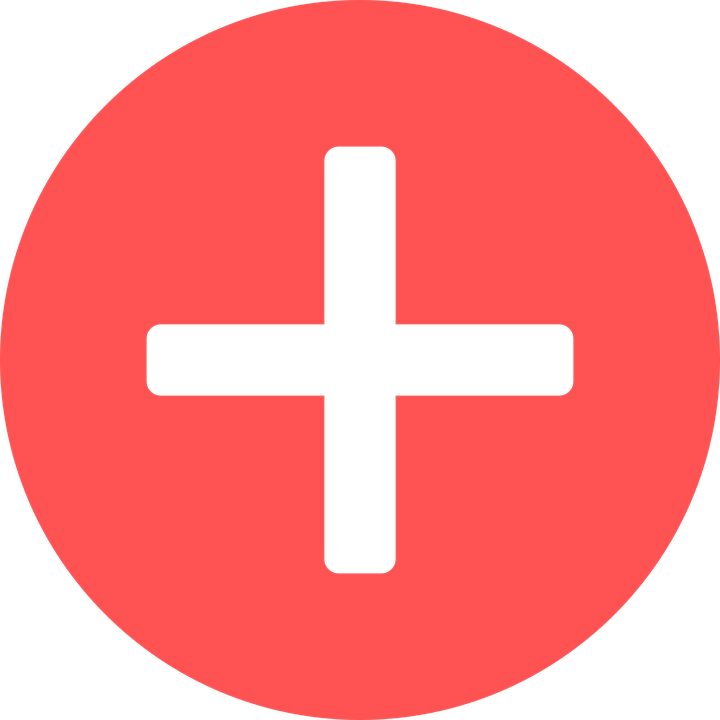
#> input picture more.png, 720 x 720 px
$ python PillowInformation.py
#> lines starting #> are read from the running program, lines starting #| are printed output that depends on the picture; after the words box and inside, x2 and y2 are one past the last pixel; in counts of white or black regions, pixels touching at a corner belong together
from __future__ import print_function
import sys
from PIL import Image
import PIL.Image
from module import *
import numpy as np

#To open a document you must do the following:
try:
    original = Image.open("more.png")#Name of the document, in a specific format, in the same path of the document.
#> original is the input picture: PIL image 720x720 RGBA; mean R, G, B, A 176, 56.6, 56.6, 173.1
except:
    print("Unable to load image")
print("The size of the Image is: ")
print(original.format, original.size, original.mode)
#| PNG (720, 720) RGBA

#The next Stuff cast the image into an data array, but it doesn´t work like we want, i mean it
#doesn´t make the matrix work in binary.
pix = numpy.array(original)
img = Image.open('more.png').convert('L')
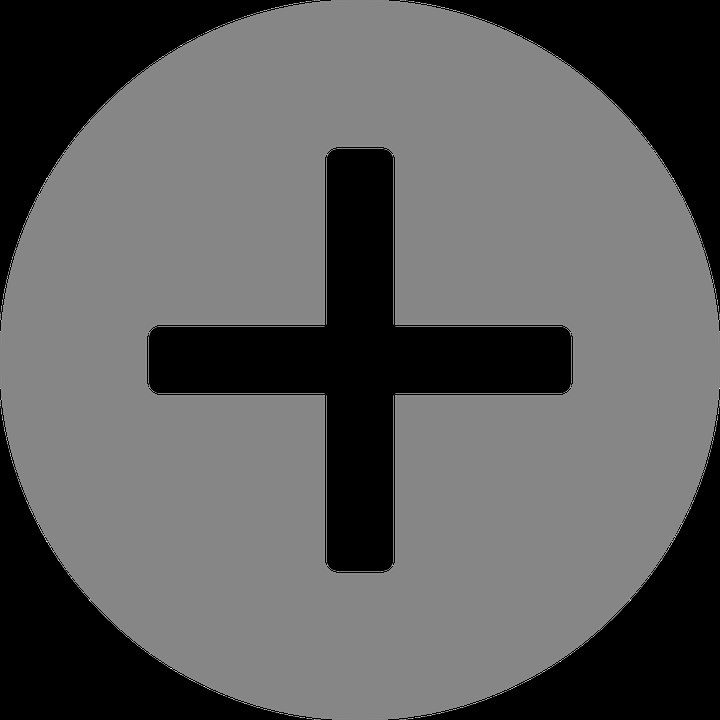
#> img: PIL image 720x720 L; min 0, max 255, mean 92.5
np_img = np.array(img)
np_img = ~np_img  # invert B&W
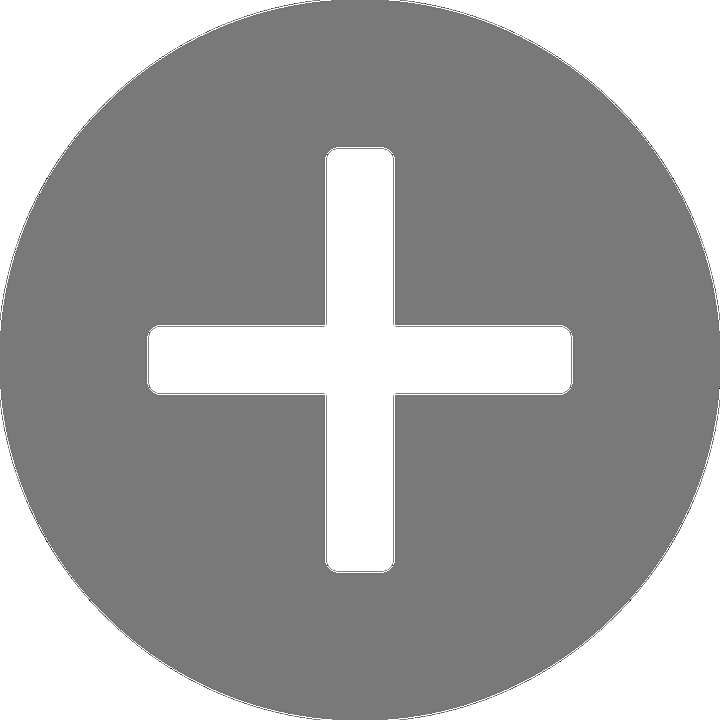
#> np_img: shape (720, 720); min 0, max 255, mean 162.5
np_img[np_img > 0] = 1
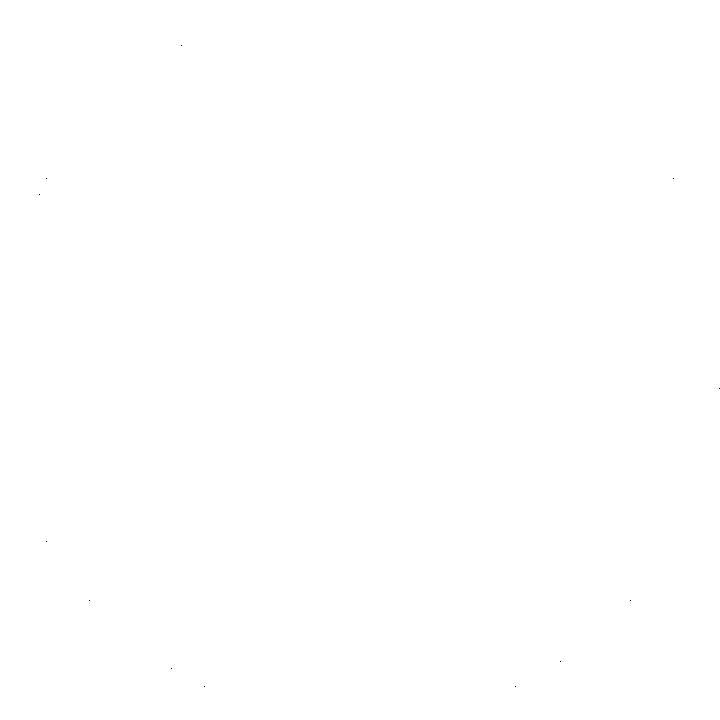
#> np_img: shape (720, 720); values 0 (black) and 1 (white), 100% white; black in thin lines or dots, all inside (x1, y1, x2, y2) = (39, 45, 720, 687)
print(np_img)
#> (printed output is left out)
